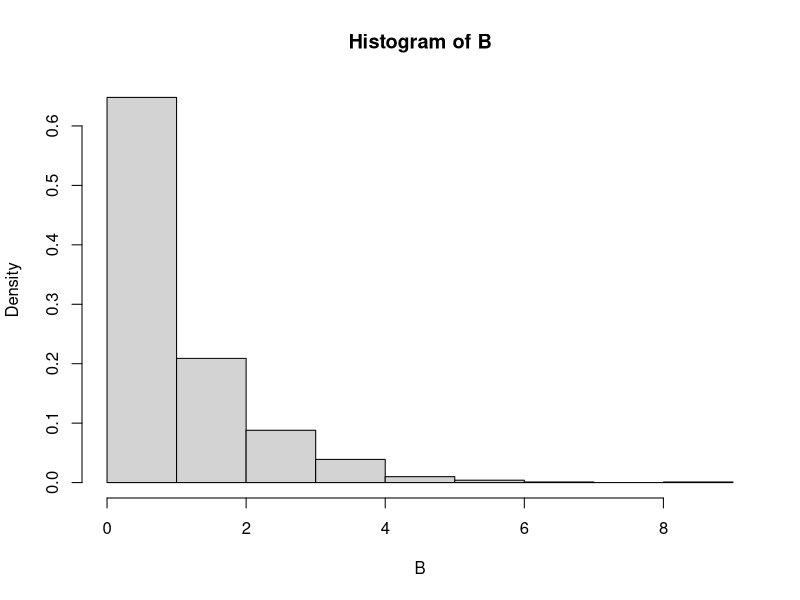

Source code (R):
# How to simulate a exponential distribution with Inverse Transform
# First generate 1000 Uniform Standard
A = runif(1000)

# Inverse Transform
B = -log(1-A)

# Graphic
hist(B, freq = FALSE)
